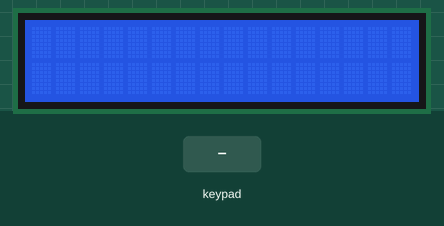
Recording of a sketch running on a simulated Arduino Uno, built with avr-gcc and run on an emulated ATmega328P. On the bench: 16×2 character LCD. Inputs (shaded band) come from the test bench.

Above: at 1.2 s.
1.3 s: key 'I' pressed
At 2.2 s:
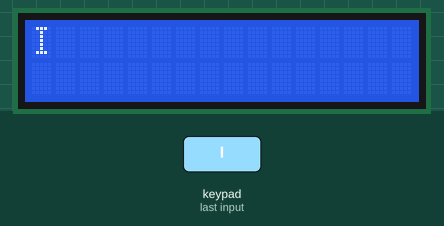
2.8 s: key 'N' pressed
At 3.5 s:
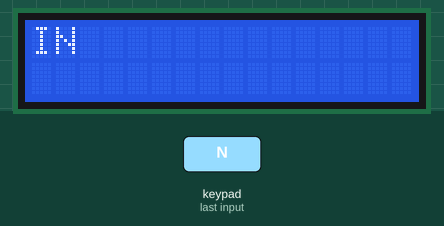
4.3 s: key 'D' pressed
At 4.7 s:
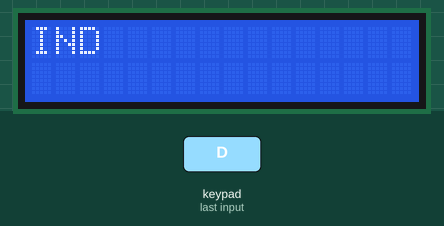
5.8 s: key 'R' pressed
At 6.7 s:
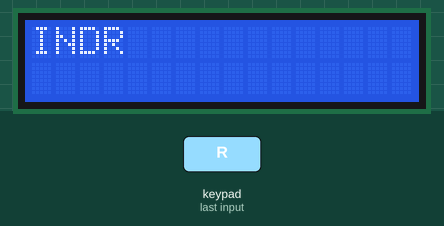
7.3 s: key 'A' pressed
At 8.0 s:
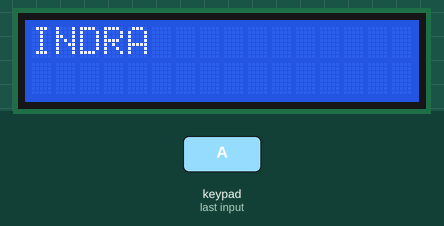
8.8 s: key 'K' pressed
At 9.3 s:
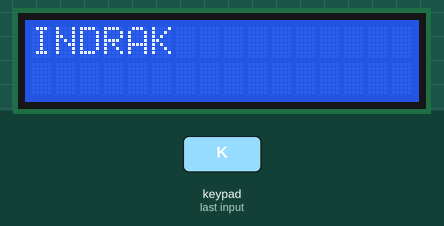
Timing chart, 0 to 11.3 s (numbered marks = the images above; inputs shaded):
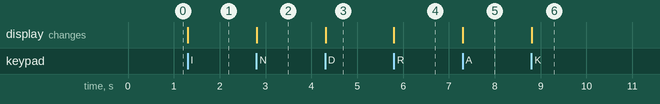

Measured:
- after the input at 1.3 s, the display: changes at once (image 1)
- after the input at 2.8 s, the display: changes at once (image 2)
- after the input at 4.3 s, the display: changes at once (image 3)
- after the input at 5.8 s, the display: changes at once (image 4)
- after the input at 7.3 s, the display: changes at once (image 5)
- after the input at 8.8 s, the display: changes at once (image 6)

The sketch:

keypad-lcd-print.ino
```cpp
#include <LiquidCrystal.h>
#include <Keypad.h>

LiquidCrystal lcd(13,12,11,10,9,8);

const byte rows = 4;
const byte cols = 3;
int coloumn = 0;
int row;
char keys [rows][cols] =
{
  {'I','N','D'},
  {'R','A','K'},
  {'4',' ','x'},
  {'4','#','C'}
 };

  byte rowPins [rows] = {4, 3, 2, 1};
  byte colPins [cols]= {7, 6, 5};
  Keypad keypad = Keypad(makeKeymap(keys), rowPins, colPins, rows, cols);

void setup() {
lcd.begin(16, 2);
Serial.begin(9600);
}

void loop() {
char key = keypad.getKey();
if(key == 'I' || key == 'N' || key == 'D' ||
   key == 'R' || key == 'A' || key == 'K' ||
   key == '4' || key == ' ' || key == 'x' ||
   key == '4' || key == '#' || key == 'C'){
lcd.setCursor(coloumn, row);
lcd.print(key);
coloumn = coloumn + 1;

  if(coloumn> 15){
  coloumn = 0;
  row = 1;
  }

  if (key == 'x'){
    coloumn = 0;
    row = 0;
    lcd.clear();
    }
  }
}
```
